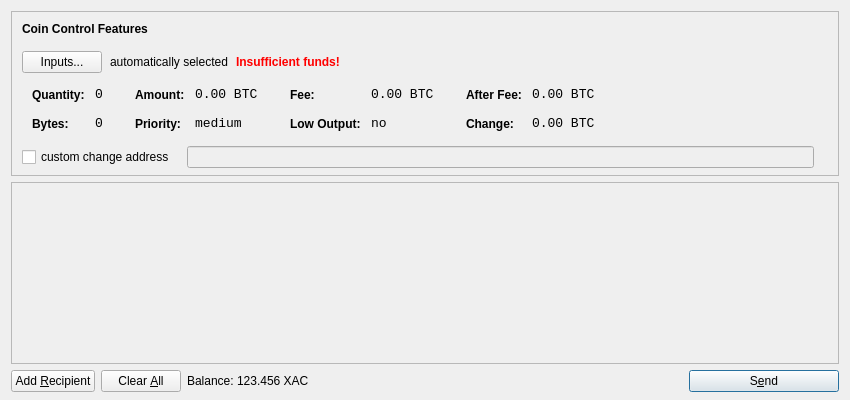
<?xml version="1.0" encoding="UTF-8"?>
<ui version="4.0">
 <class>SendCoinsDialog</class>
 <widget class="QDialog" name="SendCoinsDialog">
  <property name="geometry">
   <rect>
    <x>0</x>
    <y>0</y>
    <width>850</width>
    <height>400</height>
   </rect>
  </property>
  <property name="windowTitle">
   <string>Send Coins</string>
  </property>
  <layout class="QVBoxLayout" name="verticalLayout" stretch="0,1,0">
   <property name="bottomMargin">
    <number>8</number>
   </property>
   <item>
    <widget class="QFrame" name="frameCoinControl">
     <property name="sizePolicy">
      <sizepolicy hsizetype="Expanding" vsizetype="Expanding">
       <horstretch>0</horstretch>
       <verstretch>0</verstretch>
      </sizepolicy>
     </property>
     <property name="maximumSize">
      <size>
       <width>16777215</width>
       <height>16777215</height>
      </size>
     </property>
     <property name="frameShape">
      <enum>QFrame::StyledPanel</enum>
     </property>
     <property name="frameShadow">
      <enum>QFrame::Sunken</enum>
     </property>
     <layout class="QVBoxLayout" name="verticalLayoutCoinControl2">
      <property name="spacing">
       <number>-1</number>
      </property>
      <property name="leftMargin">
       <number>0</number>
      </property>
      <property name="topMargin">
       <number>0</number>
      </property>
      <property name="rightMargin">
       <number>0</number>
      </property>
      <property name="bottomMargin">
       <number>6</number>
      </property>
      <item>
       <layout class="QVBoxLayout" name="verticalLayoutCoinControl" stretch="0,0,0,0,1">
        <property name="spacing">
         <number>0</number>
        </property>
        <property name="leftMargin">
         <number>10</number>
        </property>
        <property name="topMargin">
         <number>10</number>
        </property>
        <item>
         <layout class="QHBoxLayout" name="horizontalLayoutCoinControl1">
          <property name="bottomMargin">
           <number>15</number>
          </property>
          <item>
           <widget class="QLabel" name="labelCoinControlFeatures">
            <property name="sizePolicy">
             <sizepolicy hsizetype="Preferred" vsizetype="Maximum">
              <horstretch>0</horstretch>
              <verstretch>0</verstretch>
             </sizepolicy>
            </property>
            <property name="font">
             <font>
              <weight>75</weight>
              <bold>true</bold>
             </font>
            </property>
            <property name="styleSheet">
             <string notr="true">font-weight:bold;</string>
            </property>
            <property name="text">
             <string>Coin Control Features</string>
            </property>
           </widget>
          </item>
         </layout>
        </item>
        <item>
         <layout class="QHBoxLayout" name="horizontalLayoutCoinControl2" stretch="0,0,0,0">
          <property name="spacing">
           <number>8</number>
          </property>
          <property name="bottomMargin">
           <number>10</number>
          </property>
          <item>
           <widget class="QPushButton" name="pushButtonCoinControl">
            <property name="styleSheet">
             <string notr="true"/>
            </property>
            <property name="text">
             <string>Inputs...</string>
            </property>
           </widget>
          </item>
          <item>
           <widget class="QLabel" name="labelCoinControlAutomaticallySelected">
            <property name="text">
             <string>automatically selected</string>
            </property>
            <property name="margin">
             <number>5</number>
            </property>
           </widget>
          </item>
          <item>
           <widget class="QLabel" name="labelCoinControlInsuffFunds">
            <property name="font">
             <font>
              <weight>75</weight>
              <bold>true</bold>
             </font>
            </property>
            <property name="styleSheet">
             <string notr="true">color:red;font-weight:bold;</string>
            </property>
            <property name="text">
             <string>Insufficient funds!</string>
            </property>
            <property name="margin">
             <number>5</number>
            </property>
           </widget>
          </item>
          <item>
           <spacer name="horizontalSpacerCoinControl">
            <property name="orientation">
             <enum>Qt::Horizontal</enum>
            </property>
            <property name="sizeHint" stdset="0">
             <size>
              <width>40</width>
              <height>1</height>
             </size>
            </property>
           </spacer>
          </item>
         </layout>
        </item>
        <item>
         <widget class="QWidget" name="widgetCoinControl" native="true">
          <property name="sizePolicy">
           <sizepolicy hsizetype="Preferred" vsizetype="Preferred">
            <horstretch>0</horstretch>
            <verstretch>0</verstretch>
           </sizepolicy>
          </property>
          <property name="minimumSize">
           <size>
            <width>0</width>
            <height>0</height>
           </size>
          </property>
          <property name="styleSheet">
           <string notr="true"/>
          </property>
          <layout class="QHBoxLayout" name="horizontalLayoutCoinControl5">
           <property name="margin">
            <number>0</number>
           </property>
           <item>
            <layout class="QHBoxLayout" name="horizontalLayoutCoinControl3" stretch="0,0,0,1">
             <property name="spacing">
              <number>20</number>
             </property>
             <property name="topMargin">
              <number>0</number>
             </property>
             <property name="bottomMargin">
              <number>10</number>
             </property>
             <item>
              <layout class="QFormLayout" name="formLayoutCoinControl1">
               <property name="horizontalSpacing">
                <number>10</number>
               </property>
               <property name="verticalSpacing">
                <number>14</number>
               </property>
               <property name="leftMargin">
                <number>10</number>
               </property>
               <property name="topMargin">
                <number>4</number>
               </property>
               <property name="rightMargin">
                <number>6</number>
               </property>
               <item row="0" column="0">
                <widget class="QLabel" name="labelCoinControlQuantityText">
                 <property name="styleSheet">
                  <string notr="true">font-weight:bold;</string>
                 </property>
                 <property name="text">
                  <string>Quantity:</string>
                 </property>
                 <property name="margin">
                  <number>0</number>
                 </property>
                </widget>
               </item>
               <item row="0" column="1">
                <widget class="QLabel" name="labelCoinControlQuantity">
                 <property name="font">
                  <font>
                   <family>Monospace</family>
                   <pointsize>10</pointsize>
                  </font>
                 </property>
                 <property name="cursor">
                  <cursorShape>IBeamCursor</cursorShape>
                 </property>
                 <property name="contextMenuPolicy">
                  <enum>Qt::ActionsContextMenu</enum>
                 </property>
                 <property name="text">
                  <string notr="true">0</string>
                 </property>
                 <property name="margin">
                  <number>0</number>
                 </property>
                 <property name="textInteractionFlags">
                  <set>Qt::LinksAccessibleByMouse|Qt::TextSelectableByKeyboard|Qt::TextSelectableByMouse</set>
                 </property>
                </widget>
               </item>
               <item row="1" column="0">
                <widget class="QLabel" name="labelCoinControlBytesText">
                 <property name="styleSheet">
                  <string notr="true">font-weight:bold;</string>
                 </property>
                 <property name="text">
                  <string>Bytes:</string>
                 </property>
                </widget>
               </item>
               <item row="1" column="1">
                <widget class="QLabel" name="labelCoinControlBytes">
                 <property name="font">
                  <font>
                   <family>Monospace</family>
                   <pointsize>10</pointsize>
                  </font>
                 </property>
                 <property name="cursor">
                  <cursorShape>IBeamCursor</cursorShape>
                 </property>
                 <property name="contextMenuPolicy">
                  <enum>Qt::ActionsContextMenu</enum>
                 </property>
                 <property name="text">
                  <string notr="true">0</string>
                 </property>
                 <property name="textInteractionFlags">
                  <set>Qt::LinksAccessibleByMouse|Qt::TextSelectableByKeyboard|Qt::TextSelectableByMouse</set>
                 </property>
                </widget>
               </item>
              </layout>
             </item>
             <item>
              <layout class="QFormLayout" name="formLayoutCoinControl2">
               <property name="horizontalSpacing">
                <number>10</number>
               </property>
               <property name="verticalSpacing">
                <number>14</number>
               </property>
               <property name="leftMargin">
                <number>6</number>
               </property>
               <property name="topMargin">
                <number>4</number>
               </property>
               <property name="rightMargin">
                <number>6</number>
               </property>
               <item row="0" column="0">
                <widget class="QLabel" name="labelCoinControlAmountText">
                 <property name="styleSheet">
                  <string notr="true">font-weight:bold;</string>
                 </property>
                 <property name="text">
                  <string>Amount:</string>
                 </property>
                 <property name="margin">
                  <number>0</number>
                 </property>
                </widget>
               </item>
               <item row="0" column="1">
                <widget class="QLabel" name="labelCoinControlAmount">
                 <property name="font">
                  <font>
                   <family>Monospace</family>
                   <pointsize>10</pointsize>
                  </font>
                 </property>
                 <property name="cursor">
                  <cursorShape>IBeamCursor</cursorShape>
                 </property>
                 <property name="contextMenuPolicy">
                  <enum>Qt::ActionsContextMenu</enum>
                 </property>
                 <property name="text">
                  <string notr="true">0.00 BTC</string>
                 </property>
                 <property name="textInteractionFlags">
                  <set>Qt::LinksAccessibleByMouse|Qt::TextSelectableByKeyboard|Qt::TextSelectableByMouse</set>
                 </property>
                </widget>
               </item>
               <item row="1" column="0">
                <widget class="QLabel" name="labelCoinControlPriorityText">
                 <property name="styleSheet">
                  <string notr="true">font-weight:bold;</string>
                 </property>
                 <property name="text">
                  <string>Priority:</string>
                 </property>
                </widget>
               </item>
               <item row="1" column="1">
                <widget class="QLabel" name="labelCoinControlPriority">
                 <property name="font">
                  <font>
                   <family>Monospace</family>
                   <pointsize>10</pointsize>
                  </font>
                 </property>
                 <property name="cursor">
                  <cursorShape>IBeamCursor</cursorShape>
                 </property>
                 <property name="contextMenuPolicy">
                  <enum>Qt::ActionsContextMenu</enum>
                 </property>
                 <property name="text">
                  <string>medium</string>
                 </property>
                 <property name="textInteractionFlags">
                  <set>Qt::LinksAccessibleByMouse|Qt::TextSelectableByKeyboard|Qt::TextSelectableByMouse</set>
                 </property>
                </widget>
               </item>
              </layout>
             </item>
             <item>
              <layout class="QFormLayout" name="formLayoutCoinControl3">
               <property name="horizontalSpacing">
                <number>10</number>
               </property>
               <property name="verticalSpacing">
                <number>14</number>
               </property>
               <property name="leftMargin">
                <number>6</number>
               </property>
               <property name="topMargin">
                <number>4</number>
               </property>
               <property name="rightMargin">
                <number>6</number>
               </property>
               <item row="0" column="0">
                <widget class="QLabel" name="labelCoinControlFeeText">
                 <property name="styleSheet">
                  <string notr="true">font-weight:bold;</string>
                 </property>
                 <property name="text">
                  <string>Fee:</string>
                 </property>
                 <property name="margin">
                  <number>0</number>
                 </property>
                </widget>
               </item>
               <item row="0" column="1">
                <widget class="QLabel" name="labelCoinControlFee">
                 <property name="font">
                  <font>
                   <family>Monospace</family>
                   <pointsize>10</pointsize>
                  </font>
                 </property>
                 <property name="cursor">
                  <cursorShape>IBeamCursor</cursorShape>
                 </property>
                 <property name="contextMenuPolicy">
                  <enum>Qt::ActionsContextMenu</enum>
                 </property>
                 <property name="text">
                  <string notr="true">0.00 BTC</string>
                 </property>
                 <property name="textInteractionFlags">
                  <set>Qt::LinksAccessibleByMouse|Qt::TextSelectableByKeyboard|Qt::TextSelectableByMouse</set>
                 </property>
                </widget>
               </item>
               <item row="1" column="0">
                <widget class="QLabel" name="labelCoinControlLowOutputText">
                 <property name="styleSheet">
                  <string notr="true">font-weight:bold;</string>
                 </property>
                 <property name="text">
                  <string>Low Output:</string>
                 </property>
                </widget>
               </item>
               <item row="1" column="1">
                <widget class="QLabel" name="labelCoinControlLowOutput">
                 <property name="font">
                  <font>
                   <family>Monospace</family>
                   <pointsize>10</pointsize>
                  </font>
                 </property>
                 <property name="cursor">
                  <cursorShape>IBeamCursor</cursorShape>
                 </property>
                 <property name="contextMenuPolicy">
                  <enum>Qt::ActionsContextMenu</enum>
                 </property>
                 <property name="text">
                  <string>no</string>
                 </property>
                 <property name="textInteractionFlags">
                  <set>Qt::LinksAccessibleByMouse|Qt::TextSelectableByKeyboard|Qt::TextSelectableByMouse</set>
                 </property>
                </widget>
               </item>
              </layout>
             </item>
             <item>
              <layout class="QFormLayout" name="formLayoutCoinControl4">
               <property name="horizontalSpacing">
                <number>10</number>
               </property>
               <property name="verticalSpacing">
                <number>14</number>
               </property>
               <property name="leftMargin">
                <number>6</number>
               </property>
               <property name="topMargin">
                <number>4</number>
               </property>
               <property name="rightMargin">
                <number>6</number>
               </property>
               <item row="0" column="0">
                <widget class="QLabel" name="labelCoinControlAfterFeeText">
                 <property name="styleSheet">
                  <string notr="true">font-weight:bold;</string>
                 </property>
                 <property name="text">
                  <string>After Fee:</string>
                 </property>
                 <property name="margin">
                  <number>0</number>
                 </property>
                </widget>
               </item>
               <item row="0" column="1">
                <widget class="QLabel" name="labelCoinControlAfterFee">
                 <property name="font">
                  <font>
                   <family>Monospace</family>
                   <pointsize>10</pointsize>
                  </font>
                 </property>
                 <property name="cursor">
                  <cursorShape>IBeamCursor</cursorShape>
                 </property>
                 <property name="contextMenuPolicy">
                  <enum>Qt::ActionsContextMenu</enum>
                 </property>
                 <property name="text">
                  <string notr="true">0.00 BTC</string>
                 </property>
                 <property name="textInteractionFlags">
                  <set>Qt::LinksAccessibleByMouse|Qt::TextSelectableByKeyboard|Qt::TextSelectableByMouse</set>
                 </property>
                </widget>
               </item>
               <item row="1" column="0">
                <widget class="QLabel" name="labelCoinControlChangeText">
                 <property name="styleSheet">
                  <string notr="true">font-weight:bold;</string>
                 </property>
                 <property name="text">
                  <string>Change:</string>
                 </property>
                </widget>
               </item>
               <item row="1" column="1">
                <widget class="QLabel" name="labelCoinControlChange">
                 <property name="font">
                  <font>
                   <family>Monospace</family>
                   <pointsize>10</pointsize>
                  </font>
                 </property>
                 <property name="cursor">
                  <cursorShape>IBeamCursor</cursorShape>
                 </property>
                 <property name="contextMenuPolicy">
                  <enum>Qt::ActionsContextMenu</enum>
                 </property>
                 <property name="text">
                  <string notr="true">0.00 BTC</string>
                 </property>
                 <property name="textInteractionFlags">
                  <set>Qt::LinksAccessibleByMouse|Qt::TextSelectableByKeyboard|Qt::TextSelectableByMouse</set>
                 </property>
                </widget>
               </item>
              </layout>
             </item>
            </layout>
           </item>
          </layout>
         </widget>
        </item>
        <item>
         <layout class="QHBoxLayout" name="horizontalLayoutCoinControl4" stretch="0,0,0">
          <property name="spacing">
           <number>12</number>
          </property>
          <property name="sizeConstraint">
           <enum>QLayout::SetDefaultConstraint</enum>
          </property>
          <property name="topMargin">
           <number>5</number>
          </property>
          <property name="rightMargin">
           <number>5</number>
          </property>
          <item>
           <widget class="QCheckBox" name="checkBoxCoinControlChange">
            <property name="text">
             <string>custom change address</string>
            </property>
           </widget>
          </item>
          <item>
           <widget class="QLineEdit" name="lineEditCoinControlChange">
            <property name="enabled">
             <bool>false</bool>
            </property>
            <property name="sizePolicy">
             <sizepolicy hsizetype="Expanding" vsizetype="Fixed">
              <horstretch>0</horstretch>
              <verstretch>0</verstretch>
             </sizepolicy>
            </property>
           </widget>
          </item>
          <item>
           <widget class="QLabel" name="labelCoinControlChangeLabel">
            <property name="sizePolicy">
             <sizepolicy hsizetype="Preferred" vsizetype="Expanding">
              <horstretch>0</horstretch>
              <verstretch>0</verstretch>
             </sizepolicy>
            </property>
            <property name="minimumSize">
             <size>
              <width>0</width>
              <height>0</height>
             </size>
            </property>
            <property name="text">
             <string/>
            </property>
            <property name="margin">
             <number>3</number>
            </property>
           </widget>
          </item>
         </layout>
        </item>
        <item>
         <spacer name="verticalSpacerCoinControl">
          <property name="orientation">
           <enum>Qt::Vertical</enum>
          </property>
          <property name="sizeHint" stdset="0">
           <size>
            <width>800</width>
            <height>1</height>
           </size>
          </property>
         </spacer>
        </item>
       </layout>
      </item>
     </layout>
    </widget>
   </item>
   <item>
    <widget class="QScrollArea" name="scrollArea">
     <property name="widgetResizable">
      <bool>true</bool>
     </property>
     <widget class="QWidget" name="scrollAreaWidgetContents">
      <property name="geometry">
       <rect>
        <x>0</x>
        <y>0</y>
        <width>830</width>
        <height>165</height>
       </rect>
      </property>
      <layout class="QVBoxLayout" name="verticalLayout_2">
       <property name="margin">
        <number>0</number>
       </property>
       <item>
        <layout class="QVBoxLayout" name="entries">
         <property name="spacing">
          <number>6</number>
         </property>
        </layout>
       </item>
       <item>
        <spacer name="verticalSpacer">
         <property name="orientation">
          <enum>Qt::Vertical</enum>
         </property>
         <property name="sizeHint" stdset="0">
          <size>
           <width>20</width>
           <height>40</height>
          </size>
         </property>
        </spacer>
       </item>
      </layout>
     </widget>
    </widget>
   </item>
   <item>
    <layout class="QHBoxLayout" name="horizontalLayout">
     <item>
      <widget class="QPushButton" name="addButton">
       <property name="toolTip">
        <string>Send to multiple recipients at once</string>
       </property>
       <property name="text">
        <string>Add &amp;Recipient</string>
       </property>
       <property name="icon">
        <iconset resource="../bitcoin.qrc">
         <normaloff>:/icons/add</normaloff>:/icons/add</iconset>
       </property>
       <property name="autoDefault">
        <bool>false</bool>
       </property>
      </widget>
     </item>
     <item>
      <widget class="QPushButton" name="clearButton">
       <property name="sizePolicy">
        <sizepolicy hsizetype="Minimum" vsizetype="Fixed">
         <horstretch>0</horstretch>
         <verstretch>0</verstretch>
        </sizepolicy>
       </property>
       <property name="toolTip">
        <string>Remove all transaction fields</string>
       </property>
       <property name="text">
        <string>Clear &amp;All</string>
       </property>
       <property name="icon">
        <iconset resource="../bitcoin.qrc">
         <normaloff>:/icons/remove</normaloff>:/icons/remove</iconset>
       </property>
       <property name="autoRepeatDelay">
        <number>300</number>
       </property>
       <property name="autoDefault">
        <bool>false</bool>
       </property>
      </widget>
     </item>
     <item>
      <layout class="QHBoxLayout" name="horizontalLayout_2">
       <property name="spacing">
        <number>3</number>
       </property>
       <item>
        <widget class="QLabel" name="label">
         <property name="text">
          <string>Balance:</string>
         </property>
        </widget>
       </item>
       <item>
        <widget class="QLabel" name="labelBalance">
         <property name="cursor">
          <cursorShape>IBeamCursor</cursorShape>
         </property>
         <property name="text">
          <string>123.456 XAC</string>
         </property>
         <property name="textInteractionFlags">
          <set>Qt::LinksAccessibleByMouse|Qt::TextSelectableByKeyboard|Qt::TextSelectableByMouse</set>
         </property>
        </widget>
       </item>
      </layout>
     </item>
     <item>
      <spacer name="horizontalSpacer">
       <property name="orientation">
        <enum>Qt::Horizontal</enum>
       </property>
       <property name="sizeHint" stdset="0">
        <size>
         <width>40</width>
         <height>20</height>
        </size>
       </property>
      </spacer>
     </item>
     <item>
      <widget class="QPushButton" name="sendButton">
       <property name="minimumSize">
        <size>
         <width>150</width>
         <height>0</height>
        </size>
       </property>
       <property name="toolTip">
        <string>Confirm the send action</string>
       </property>
       <property name="text">
        <string>S&amp;end</string>
       </property>
       <property name="icon">
        <iconset resource="../bitcoin.qrc">
         <normaloff>:/icons/send</normaloff>:/icons/send</iconset>
       </property>
       <property name="default">
        <bool>true</bool>
       </property>
      </widget>
     </item>
    </layout>
   </item>
  </layout>
 </widget>
 <resources>
  <include location="../bitcoin.qrc"/>
 </resources>
 <connections/>
</ui>
